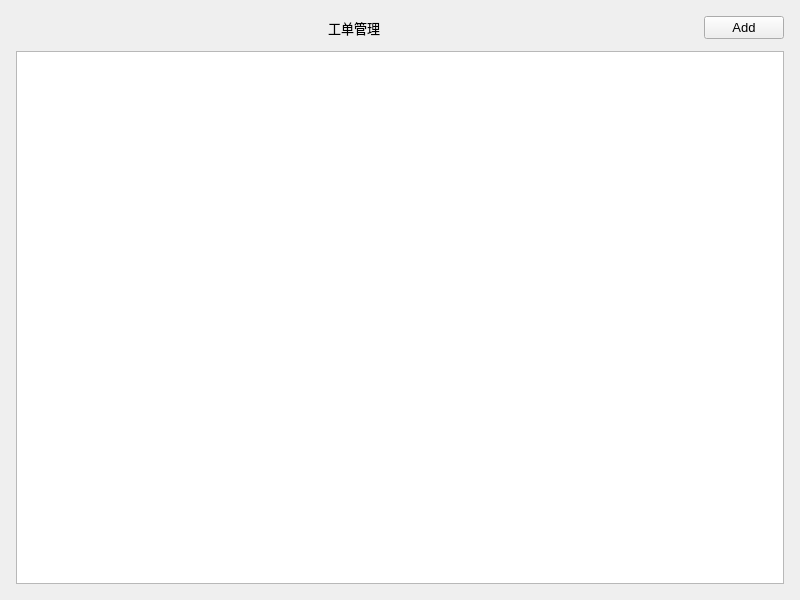
<?xml version="1.0" encoding="UTF-8"?>
<ui version="4.0">
 <class>TicketPage</class>
 <widget class="QWidget" name="TicketPage">
  <property name="geometry">
   <rect>
    <x>0</x>
    <y>0</y>
    <width>800</width>
    <height>600</height>
   </rect>
  </property>
  <property name="font">
   <font>
    <family>Segoe UI</family>
    <pointsize>10</pointsize>
   </font>
  </property>
  <property name="windowTitle">
   <string>TicketPage</string>
  </property>
  <layout class="QVBoxLayout" name="verticalLayout">
   <property name="spacing">
    <number>12</number>
   </property>
   <property name="leftMargin">
    <number>16</number>
   </property>
   <property name="topMargin">
    <number>16</number>
   </property>
   <property name="rightMargin">
    <number>16</number>
   </property>
   <property name="bottomMargin">
    <number>16</number>
   </property>
   <item>
    <layout class="QHBoxLayout" name="horizontalLayout">
     <item>
      <widget class="QLabel" name="label">
       <property name="sizePolicy">
        <sizepolicy hsizetype="Expanding" vsizetype="Preferred">
         <horstretch>0</horstretch>
         <verstretch>0</verstretch>
        </sizepolicy>
       </property>
       <property name="text">
        <string>工单管理</string>
       </property>
       <property name="alignment">
        <set>Qt::AlignCenter</set>
       </property>
      </widget>
     </item>
     <item>
      <widget class="QPushButton" name="btnAdd">
       <property name="text">
        <string>Add</string>
       </property>
      </widget>
     </item>
    </layout>
   </item>
   <item>
    <widget class="QListWidget" name="ticketListWidget"/>
   </item>
  </layout>
 </widget>
 <resources/>
 <connections/>
</ui>
